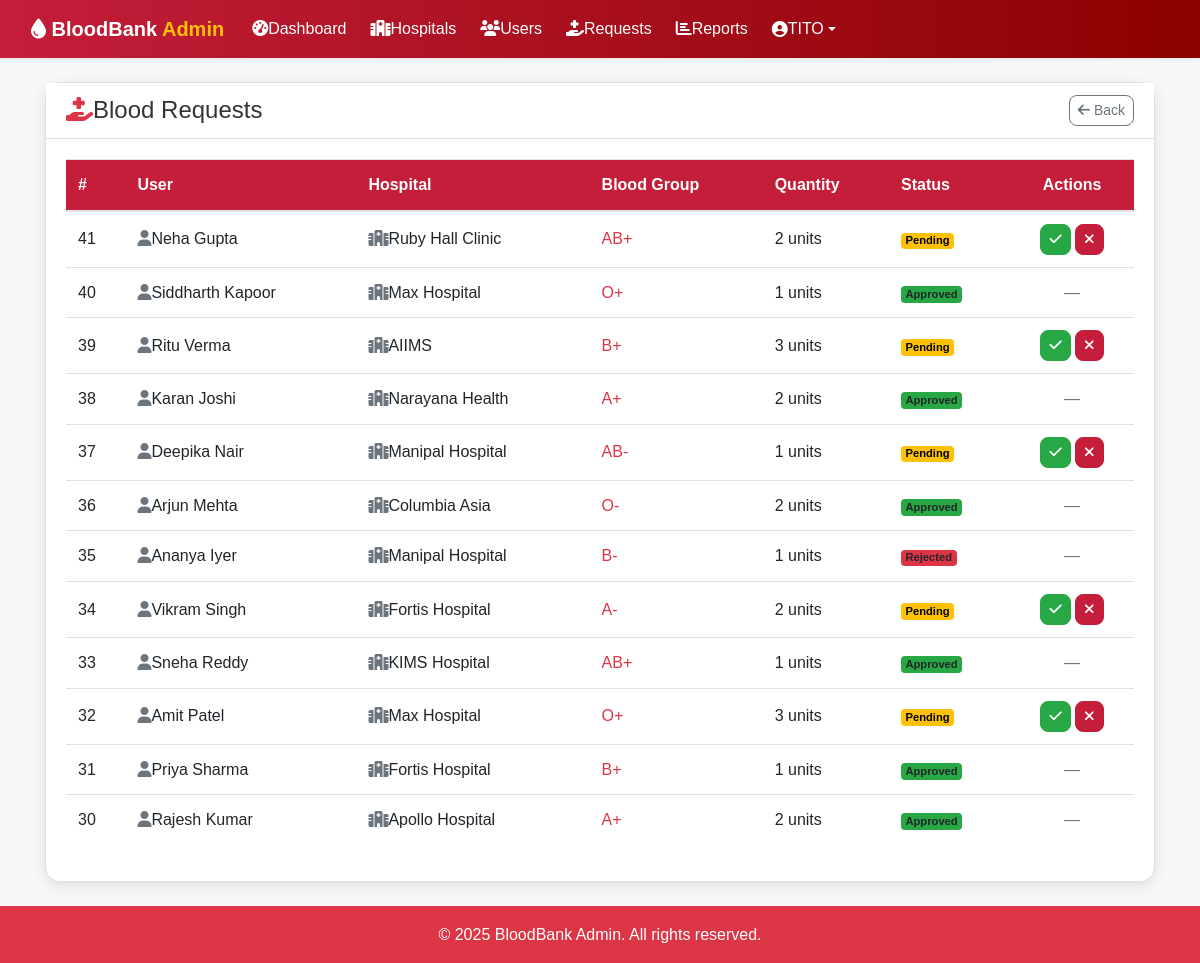
The app's page /admin/view_requests.php (signed in) with its own data.
### tables this page shows
CREATE TABLE `requests` (
  `request_id` int(11) NOT NULL AUTO_INCREMENT,
  `user_id` int(11) NOT NULL,
  `hospital_id` int(11) DEFAULT NULL,
  `donor_id` int(11) DEFAULT NULL COMMENT 'User-to-user blood requests',
  `blood_group` enum('A+','A-','B+','B-','AB+','AB-','O+','O-') NOT NULL,
  `quantity` int(11) NOT NULL,
  `status` enum('pending','approved','rejected') DEFAULT 'pending',
  `created_at` timestamp NOT NULL DEFAULT current_timestamp(),
  PRIMARY KEY (`request_id`),
  KEY `user_id` (`user_id`),
  KEY `hospital_id` (`hospital_id`),
  KEY `donor_id` (`donor_id`),
  KEY `idx_status` (`status`),
  CONSTRAINT `requests_ibfk_1` FOREIGN KEY (`user_id`) REFERENCES `users` (`user_id`) ON DELETE CASCADE,
  CONSTRAINT `requests_ibfk_2` FOREIGN KEY (`hospital_id`) REFERENCES `users` (`user_id`) ON DELETE CASCADE,
  CONSTRAINT `fk_requests_donor` FOREIGN KEY (`donor_id`) REFERENCES `users` (`user_id`) ON DELETE SET NULL
);

CREATE TABLE `users` (
  `user_id` int(11) NOT NULL AUTO_INCREMENT,
  `name` varchar(100) NOT NULL,
  `email` varchar(100) NOT NULL,
  `location` varchar(255) DEFAULT NULL,
  `password` varchar(255) NOT NULL,
  `role` enum('admin','hospital','user') NOT NULL,
  `hospital_id` int(11) DEFAULT NULL,
  `phone` varchar(15) DEFAULT NULL,
  `blood_group` varchar(3) DEFAULT NULL,
  `created_at` timestamp NOT NULL DEFAULT current_timestamp(),
  `status` enum('pending','approved','rejected') NOT NULL DEFAULT 'pending',
  `district` varchar(100) DEFAULT NULL,
  `blood_type` varchar(10) DEFAULT NULL,
  `latitude` decimal(10,8) DEFAULT NULL,
  `longitude` decimal(11,8) DEFAULT NULL,
  `dob` date DEFAULT NULL,
  `gender` varchar(10) DEFAULT NULL,
  `emergency_contact` varchar(15) DEFAULT NULL,
  `notes` text DEFAULT NULL,
  PRIMARY KEY (`user_id`),
  UNIQUE KEY `email` (`email`)
);

### admin/view_requests.php (the view, shortened to what this page needs)
<?php
include "../includes/db.php";
$requests = $conn->query("SELECT r.*, u.name AS user_name, h.name AS hospital_name
                          FROM requests r
                          JOIN users u ON r.user_id=u.user_id
                          JOIN users h ON r.hospital_id=h.user_id
                          ORDER BY r.created_at DESC");
?>
<!DOCTYPE html>
<html lang="en">
<head>
<?php include "head.php"; ?>
<link rel="stylesheet" href="../assets/css/bootstrap.min.css">
<link rel="stylesheet" href="../assets/css/admin.css">
<link rel="stylesheet" href="https://cdnjs.cloudflare.com/ajax/libs/font-awesome/6.5.0/css/all.min.css">
</head>
<body>
<?php include "header.php"; ?>
<div class="container mt-4">
    <div class="card">
        <div class="card-header bg-white d-flex justify-content-between align-items-center">
            <h4 class="mb-0"><i class="fas fa-hand-holding-medical me-2 text-danger"></i>Blood Requests</h4>
            <a href="admin.php" class="btn btn-sm btn-outline-secondary">
                <i class="fas fa-arrow-left"></i> Back
            </a>
        </div>
        <div class="card-body">
            <div class="table-responsive">
                <table class="table align-middle table-hover">
                    <thead>
                        <tr>
                            <th>#</th>
                            <th>User</th>
                            <th>Hospital</th>
                            <th>Blood Group</th>
                            <th>Quantity</th>
                            <th>Status</th>
                            <th class="text-center">Actions</th>
                        </tr>
                    </thead>
                    <tbody>
                    <?php while($row = $requests->fetch_assoc()): ?>
                        <tr>
                            <td><?php echo $row['request_id']; ?></td>
                            <td><i class="fas fa-user text-muted me-2"></i><?php echo $row['user_name']; ?></td>
                            <td><i class="fas fa-hospital text-muted me-2"></i><?php echo $row['hospital_name']; ?></td>
                            <td><span class="fw-bold text-danger"><?php echo $row['blood_group']; ?></span></td>
                            <td><?php echo $row['quantity']; ?> units</td>
                            <td>
                                <?php if($row['status']=='pending'): ?>
                                    <span class="badge badge-pending">Pending</span>
                                <?php elseif($row['status']=='approved'): ?>
                                    <span class="badge badge-approved">Approved</span>
                                <?php else: ?>
                                    <span class="badge badge-rejected">Rejected</span>
                                <?php endif; ?>
                            </td>
                            <td class="text-center">
                                <?php if($row['status']=='pending'): ?>
                                    <a href="approve_requests.php?id=<?php echo $row['request_id']; ?>&action=approve"
                                       class="btn btn-success btn-sm" data-bs-toggle="tooltip" title="Approve Request">
                                        <i class="fas fa-check"></i>
                                    </a>
                                    <a href="approve_requests.php?id=<?php echo $row['request_id']; ?>&action=reject"
                                       class="btn btn-danger btn-sm" data-bs-toggle="tooltip" title="Reject Request">
                                        <i class="fas fa-times"></i>
                                    </a>
                                <?php else: ?>
                                    <span class="text-muted">—</span>
                                <?php endif; ?>
                            </td>
                        </tr>
                    <?php endwhile; ?>
                    </tbody>
                </table>
            </div>
        </div>
    </div>
</div>
<?php include "footer.php"; ?>
</body>
</html>

### assets/css/style.css (style rules this page uses)
body, html { height: 100%; margin: 0; font-family: 'Segoe UI', Tahoma, Geneva, Verdana, sans-serif; }
a { text-decoration: none; }
.btn-danger { background-color: #C41E3A; border-color: #C41E3A; }
.btn-success { background-color: #28a745; border-color: #28a745; }
:root { --brand-red: #C41E3A; --brand-blue: #2C5F8B; --light-bg: #f9f9f9; --dark-text: #333; --radius-lg: 12px; --shadow-soft: 0 4px 10px rgba(0,0,0,0.08); }
body { font-family: "Segoe UI", Roboto, sans-serif; color: var(--dark-text); background: var(--light-bg); line-height: 1.6; }

### admin/css/admin.css (style rules this page uses)
body { font-family: 'Poppins', sans-serif; background-color: #f7f8fa; }
.card { border-radius: 12px; box-shadow: 0 4px 15px rgba(0,0,0,0.08); transition: 0.3s; }
.card .card-header { font-weight: 600; font-size: 1.1rem; }
.table th, .table td { vertical-align: middle; }
.badge-approved { background: #28a745; }
.badge-pending { background: #ffc107; }
.badge-rejected { background: #dc3545; }

### admin/view_requests.php (style rules this page uses)
.card { border-radius: 15px; box-shadow: 0 4px 15px rgba(0,0,0,0.1); }
.table thead { background: #C41E3A; color: white; }
.badge-pending { background-color: #ffc107; color: #000; }
.badge-approved { background-color: #28a745; }
.badge-rejected { background-color: #dc3545; }
.btn { border-radius: 8px; }
.btn-sm i { font-size: 14px; }

### admin/header.php (style rules this page uses)
.badge { font-size: 0.7rem; }

### records on screen
requests: request_id "41", user.name "Neha Gupta", hospital.name "Ruby Hall Clinic", blood_group "AB+", quantity "2", status "Pending"
requests: request_id "40", user.name "Siddharth Kapoor", hospital.name "Max Hospital", blood_group "O+", quantity "1", status "Approved"
requests: request_id "39", user.name "Ritu Verma", hospital.name "AIIMS", blood_group "B+", quantity "3", status "Pending"
requests: request_id "38", user.name "Karan Joshi", hospital.name "Narayana Health", blood_group "A+", quantity "2", status "Approved"
requests: request_id "37", user.name "Deepika Nair", hospital.name "Manipal Hospital", blood_group "AB-", quantity "1", status "Pending"
requests: request_id "36", user.name "Arjun Mehta", hospital.name "Columbia Asia", blood_group "O-", quantity "2", status "Approved"
requests: request_id "35", user.name "Ananya Iyer", hospital.name "Manipal Hospital", blood_group "B-", quantity "1", status "Rejected"
requests: request_id "34", user.name "Vikram Singh", hospital.name "Fortis Hospital", blood_group "A-", quantity "2", status "Pending"
requests: request_id "33", user.name "Sneha Reddy", hospital.name "KIMS Hospital", blood_group "AB+", quantity "1", status "Approved"
requests: request_id "32", user.name "Amit Patel", hospital.name "Max Hospital", blood_group "O+", quantity "3", status "Pending"
requests: request_id "31", user.name "Priya Sharma", hospital.name "Fortis Hospital", blood_group "B+", quantity "1", status "Approved"
requests: request_id "30", user.name "Rajesh Kumar", hospital.name "Apollo Hospital", blood_group "A+", quantity "2", status "Approved"

### other values on screen
$_SESSION['admin_name'] "TITO"
